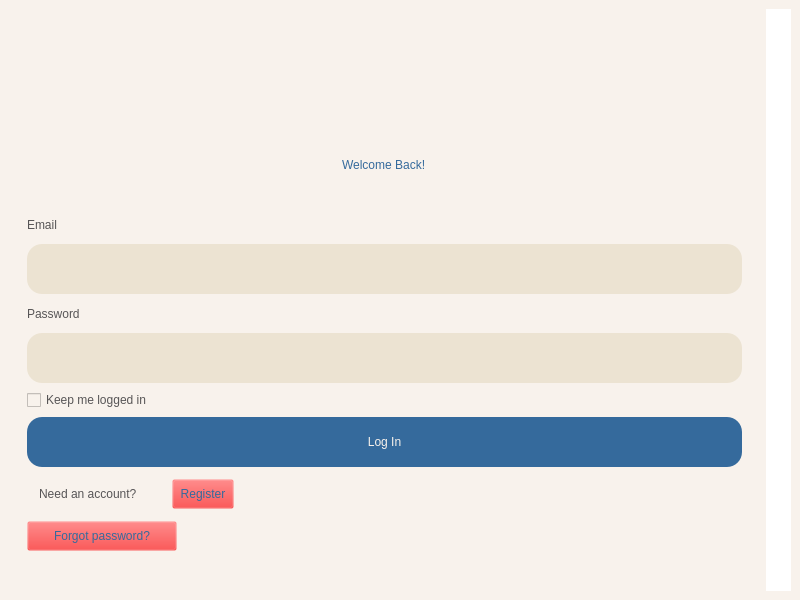
<?xml version="1.0" encoding="UTF-8"?>
<ui version="4.0">
 <class>MainWindow</class>
 <widget class="QMainWindow" name="MainWindow">
  <property name="geometry">
   <rect>
    <x>0</x>
    <y>0</y>
    <width>800</width>
    <height>600</height>
   </rect>
  </property>
  <property name="maximumSize">
   <size>
    <width>800</width>
    <height>600</height>
   </size>
  </property>
  <property name="windowTitle">
   <string>MainWindow</string>
  </property>
  <property name="styleSheet">
   <string notr="true">background-color: #F8F2EC;</string>
  </property>
  <widget class="QWidget" name="centralwidget">
   <layout class="QHBoxLayout" name="horizontalLayout">
    <item>
     <widget class="QWidget" name="widget" native="true">
      <layout class="QVBoxLayout" name="verticalLayout_3">
       <item>
        <widget class="QWidget" name="widget_3" native="true">
         <property name="maximumSize">
          <size>
           <width>16777215</width>
           <height>100</height>
          </size>
         </property>
         <layout class="QVBoxLayout" name="verticalLayout_2">
          <item>
           <widget class="QLabel" name="label_3">
            <property name="minimumSize">
             <size>
              <width>200</width>
              <height>80</height>
             </size>
            </property>
            <property name="maximumSize">
             <size>
              <width>200</width>
              <height>80</height>
             </size>
            </property>
            <property name="text">
             <string/>
            </property>
            <property name="pixmap">
             <pixmap>../../../../../../Working/MindX/TL - C4K - PTA01/app_producer_advanced-main/app_producer_advanced-main/PetAdoptionApp/img/logo.png</pixmap>
            </property>
            <property name="scaledContents">
             <bool>true</bool>
            </property>
           </widget>
          </item>
         </layout>
        </widget>
       </item>
       <item>
        <widget class="QWidget" name="widget_4" native="true">
         <layout class="QVBoxLayout" name="verticalLayout_4">
          <property name="spacing">
           <number>6</number>
          </property>
          <property name="topMargin">
           <number>0</number>
          </property>
          <property name="bottomMargin">
           <number>22</number>
          </property>
          <item>
           <widget class="QWidget" name="widget_6" native="true">
            <property name="maximumSize">
             <size>
              <width>16777215</width>
              <height>80</height>
             </size>
            </property>
            <layout class="QVBoxLayout" name="verticalLayout_5">
             <item alignment="Qt::AlignHCenter">
              <widget class="QLabel" name="label_7">
               <property name="styleSheet">
                <string notr="true">color: #356a9c;
font: 20pt &quot;Bahnschrift&quot;;</string>
               </property>
               <property name="text">
                <string>Welcome Back!</string>
               </property>
              </widget>
             </item>
            </layout>
           </widget>
          </item>
          <item>
           <widget class="QLabel" name="label_4">
            <property name="maximumSize">
             <size>
              <width>16777215</width>
              <height>25</height>
             </size>
            </property>
            <property name="styleSheet">
             <string notr="true">font: 12pt &quot;Bahnschrift&quot;;
color: #575556;</string>
            </property>
            <property name="text">
             <string>Email</string>
            </property>
           </widget>
          </item>
          <item>
           <widget class="QLineEdit" name="txtEmail">
            <property name="maximumSize">
             <size>
              <width>16777215</width>
              <height>50</height>
             </size>
            </property>
            <property name="styleSheet">
             <string notr="true">background-color: #ECE3D2;
color: #356A9C;
font: 12pt &quot;Segoe UI&quot;;
border-radius: 15px;
padding-left: 5px;</string>
            </property>
           </widget>
          </item>
          <item>
           <widget class="QLabel" name="label_5">
            <property name="maximumSize">
             <size>
              <width>16777215</width>
              <height>25</height>
             </size>
            </property>
            <property name="styleSheet">
             <string notr="true">font: 12pt &quot;Bahnschrift&quot;;
color: #575556;</string>
            </property>
            <property name="text">
             <string>Password</string>
            </property>
           </widget>
          </item>
          <item>
           <widget class="QLineEdit" name="txtPassword">
            <property name="maximumSize">
             <size>
              <width>16777215</width>
              <height>50</height>
             </size>
            </property>
            <property name="styleSheet">
             <string notr="true">background-color: #ECE3D2;
color: #356A9C;
font: 12pt &quot;Segoe UI&quot;;
border-radius: 15px;
padding-left: 5px;</string>
            </property>
            <property name="echoMode">
             <enum>QLineEdit::Password</enum>
            </property>
           </widget>
          </item>
          <item>
           <widget class="QCheckBox" name="checkBox">
            <property name="styleSheet">
             <string notr="true">font: 12pt &quot;Bahnschrift&quot;;
color: #575556;</string>
            </property>
            <property name="text">
             <string>Keep me logged in</string>
            </property>
           </widget>
          </item>
          <item>
           <widget class="QPushButton" name="btnLogin">
            <property name="minimumSize">
             <size>
              <width>0</width>
              <height>50</height>
             </size>
            </property>
            <property name="maximumSize">
             <size>
              <width>16777215</width>
              <height>50</height>
             </size>
            </property>
            <property name="cursor">
             <cursorShape>PointingHandCursor</cursorShape>
            </property>
            <property name="styleSheet">
             <string notr="true">border-radius: 15px;
font: 600 16pt &quot;Bahnschrift&quot;;
background-color: #356a9c;
color: #F8F2EC;

</string>
            </property>
            <property name="text">
             <string>Log In</string>
            </property>
           </widget>
          </item>
          <item>
           <widget class="QWidget" name="widget_5" native="true">
            <property name="maximumSize">
             <size>
              <width>220</width>
              <height>40</height>
             </size>
            </property>
            <layout class="QHBoxLayout" name="horizontalLayout_2">
             <property name="spacing">
              <number>0</number>
             </property>
             <property name="topMargin">
              <number>0</number>
             </property>
             <property name="bottomMargin">
              <number>0</number>
             </property>
             <item>
              <widget class="QLabel" name="label_6">
               <property name="minimumSize">
                <size>
                 <width>130</width>
                 <height>30</height>
                </size>
               </property>
               <property name="maximumSize">
                <size>
                 <width>130</width>
                 <height>30</height>
                </size>
               </property>
               <property name="styleSheet">
                <string notr="true">font: 12pt &quot;Bahnschrift&quot;;
color: #575556;</string>
               </property>
               <property name="text">
                <string>Need an account?</string>
               </property>
              </widget>
             </item>
             <item>
              <widget class="QPushButton" name="btn_register">
               <property name="minimumSize">
                <size>
                 <width>52</width>
                 <height>30</height>
                </size>
               </property>
               <property name="maximumSize">
                <size>
                 <width>62</width>
                 <height>30</height>
                </size>
               </property>
               <property name="cursor">
                <cursorShape>PointingHandCursor</cursorShape>
               </property>
               <property name="styleSheet">
                <string notr="true">font: 12pt &quot;Bahnschrift&quot;;
color: #356a9c;
background-color: rgba(255, 0, 0, 0);
</string>
               </property>
               <property name="text">
                <string>Register</string>
               </property>
              </widget>
             </item>
            </layout>
           </widget>
          </item>
          <item>
           <widget class="QPushButton" name="btn_register_2">
            <property name="minimumSize">
             <size>
              <width>150</width>
              <height>30</height>
             </size>
            </property>
            <property name="maximumSize">
             <size>
              <width>150</width>
              <height>30</height>
             </size>
            </property>
            <property name="cursor">
             <cursorShape>PointingHandCursor</cursorShape>
            </property>
            <property name="styleSheet">
             <string notr="true">font: 12pt &quot;Bahnschrift&quot;;
color: #356a9c;
background-color: rgba(255, 0, 0, 0);
</string>
            </property>
            <property name="text">
             <string>Forgot password?</string>
            </property>
           </widget>
          </item>
         </layout>
        </widget>
       </item>
      </layout>
     </widget>
    </item>
    <item>
     <widget class="QWidget" name="widget_2" native="true">
      <property name="maximumSize">
       <size>
        <width>400</width>
        <height>16777215</height>
       </size>
      </property>
      <property name="styleSheet">
       <string notr="true">background-color: white;
border-radius: 15px;</string>
      </property>
      <layout class="QVBoxLayout" name="verticalLayout">
       <item>
        <widget class="QLabel" name="label">
         <property name="maximumSize">
          <size>
           <width>16777215</width>
           <height>400</height>
          </size>
         </property>
         <property name="text">
          <string/>
         </property>
         <property name="pixmap">
          <pixmap>../../../../../../Working/MindX/TL - C4K - PTA01/app_producer_advanced-main/app_producer_advanced-main/PetAdoptionApp/img/3766277.jpg</pixmap>
         </property>
         <property name="scaledContents">
          <bool>true</bool>
         </property>
        </widget>
       </item>
      </layout>
     </widget>
    </item>
   </layout>
  </widget>
 </widget>
 <resources/>
 <connections/>
</ui>
